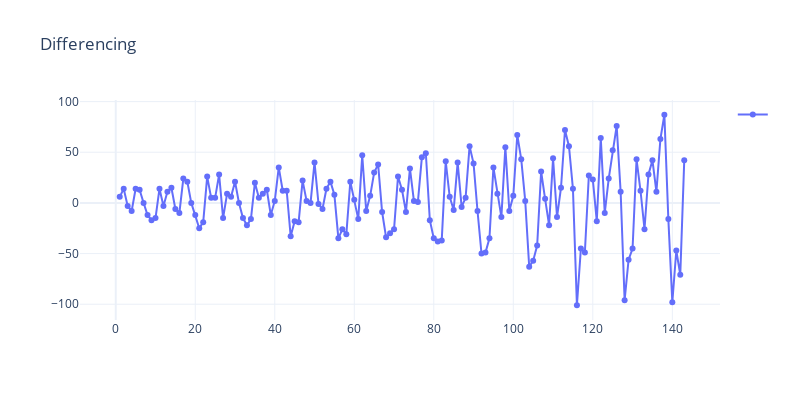

Notebook code cell kept with this figure:
### Markdown cell above
### a. Differencing

### Code cell
# to remove varying mean
def differencing (timeseries):
    differencing = timeseries - timeseries.shift(1)
    fig = go.Figure(go.Scatter(y = differencing,  mode = 'markers+lines', name=""))
    fig.update_layout(title='Differencing ', showlegend=True, template="plotly_white", width=800, height=400)
    fig.show()
#     return differencing

differencing(data.Passengers)

### Figure 1 — Plotly figure (JSON) as saved in the notebook; plotly's stock layout.template omitted (floating-point values rounded to 4 significant figures; data arrays with more than 128 entries replaced by an {"elided": "..."} marker saying what was removed)
{"data": [{"mode": "markers+lines", "name": "", "type": "scatter", "y": {"elided": "144 int values"}}], "layout": {"height": 400, "showlegend": true, "title": {"text": "Differencing "}, "width": 800}}
